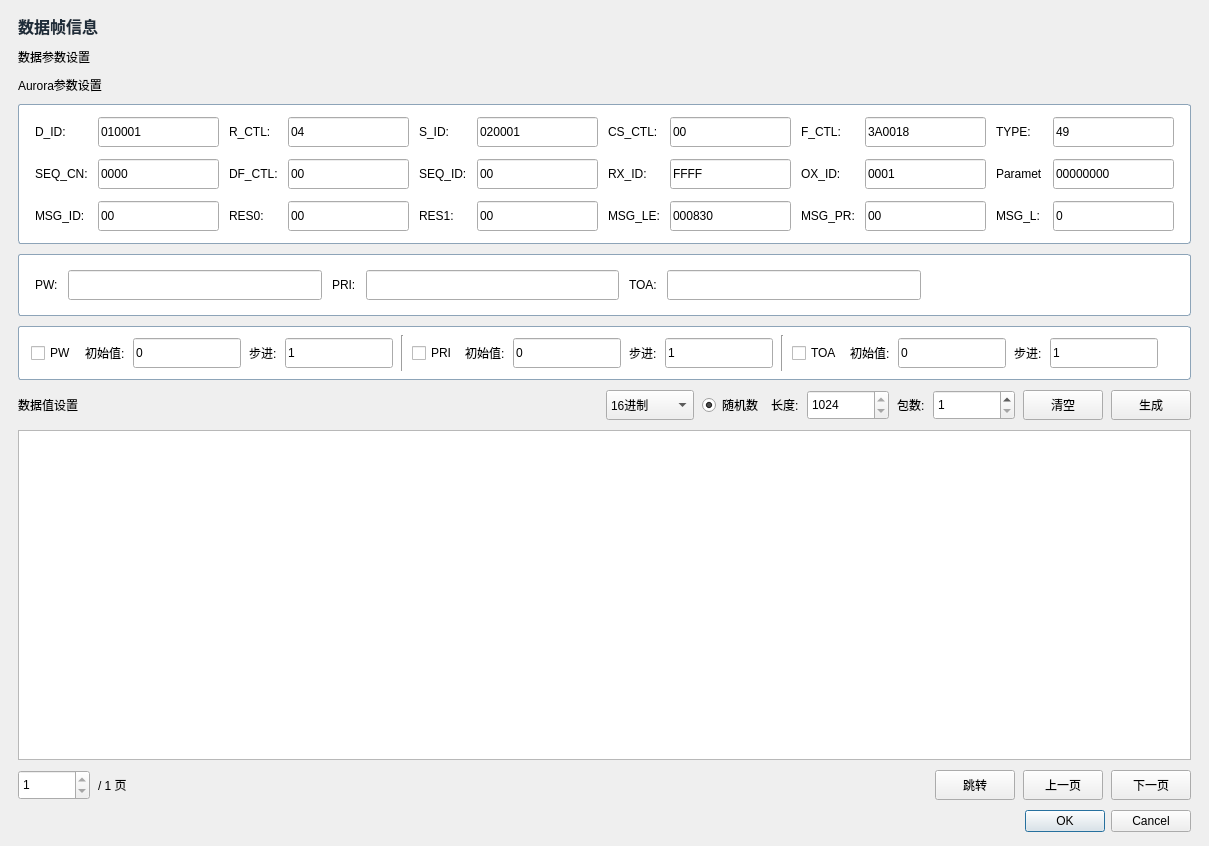
<?xml version="1.0" encoding="UTF-8"?>
<ui version="4.0">
 <class>AuroraFrameEditDialog</class>
 <widget class="QDialog" name="AuroraFrameEditDialog">
  <property name="minimumSize">
   <size>
    <width>1100</width>
    <height>720</height>
   </size>
  </property>
  <property name="windowTitle">
   <string>数据帧信息</string>
  </property>
  <property name="styleSheet">
   <string notr="true">QFrame#headerFrame,
QFrame#auroraParamSimpleFrame,
QFrame#sequenceParamFrame {
    background: #FFFFFF;
    border: 1px solid #8DA4B8;
    border-radius: 3px;
}
QLabel#dialogTitle {
    color: #1F2D3A;
    font-size: 16px;
    font-weight: 600;
}
QLabel#sectionTitle {
    color: #1F2D3A;
    font-size: 14px;
    font-weight: 600;
}</string>
  </property>
  <layout class="QVBoxLayout" name="rootLayout">
   <property name="spacing">
    <number>10</number>
   </property>
   <property name="leftMargin">
    <number>18</number>
   </property>
   <property name="topMargin">
    <number>14</number>
   </property>
   <property name="rightMargin">
    <number>18</number>
   </property>
   <property name="bottomMargin">
    <number>14</number>
   </property>
   <item>
    <widget class="QLabel" name="dialogTitle">
     <property name="text">
      <string>数据帧信息</string>
     </property>
    </widget>
   </item>
   <item>
    <widget class="QLabel" name="dataParamTitle">
     <property name="text">
      <string>数据参数设置</string>
     </property>
    </widget>
   </item>
   <item>
    <widget class="QLabel" name="headerSetTitle">
     <property name="text">
      <string>Aurora参数设置</string>
     </property>
    </widget>
   </item>
   <item>
    <widget class="QFrame" name="headerFrame">
     <property name="visible">
      <bool>false</bool>
     </property>
     <layout class="QGridLayout" name="headerGridLayout">
      <property name="horizontalSpacing">
       <number>10</number>
      </property>
      <property name="verticalSpacing">
       <number>12</number>
      </property>
      <property name="leftMargin">
       <number>16</number>
      </property>
      <property name="topMargin">
       <number>12</number>
      </property>
      <property name="rightMargin">
       <number>16</number>
      </property>
      <property name="bottomMargin">
       <number>12</number>
      </property>
      <item row="0" column="0">
       <widget class="QLabel" name="dIdLabel">
        <property name="text">
         <string>D_ID:</string>
        </property>
       </widget>
      </item>
      <item row="0" column="1">
       <widget class="QLineEdit" name="dIdEdit">
        <property name="minimumSize">
         <size>
          <width>88</width>
          <height>30</height>
         </size>
        </property>
        <property name="text">
         <string>010001</string>
        </property>
       </widget>
      </item>
      <item row="0" column="2">
       <widget class="QLabel" name="rCtlLabel">
        <property name="text">
         <string>R_CTL:</string>
        </property>
       </widget>
      </item>
      <item row="0" column="3">
       <widget class="QLineEdit" name="rCtlEdit">
        <property name="minimumSize">
         <size>
          <width>88</width>
          <height>30</height>
         </size>
        </property>
        <property name="text">
         <string>04</string>
        </property>
       </widget>
      </item>
      <item row="0" column="4">
       <widget class="QLabel" name="sIdLabel">
        <property name="text">
         <string>S_ID:</string>
        </property>
       </widget>
      </item>
      <item row="0" column="5">
       <widget class="QLineEdit" name="sIdEdit">
        <property name="minimumSize">
         <size>
          <width>88</width>
          <height>30</height>
         </size>
        </property>
        <property name="text">
         <string>020001</string>
        </property>
       </widget>
      </item>
      <item row="0" column="6">
       <widget class="QLabel" name="csCtlLabel">
        <property name="text">
         <string>CS_CTL:</string>
        </property>
       </widget>
      </item>
      <item row="0" column="7">
       <widget class="QLineEdit" name="csCtlEdit">
        <property name="minimumSize">
         <size>
          <width>88</width>
          <height>30</height>
         </size>
        </property>
        <property name="text">
         <string>00</string>
        </property>
       </widget>
      </item>
      <item row="0" column="8">
       <widget class="QLabel" name="fCtlLabel">
        <property name="text">
         <string>F_CTL:</string>
        </property>
       </widget>
      </item>
      <item row="0" column="9">
       <widget class="QLineEdit" name="fCtlEdit">
        <property name="minimumSize">
         <size>
          <width>88</width>
          <height>30</height>
         </size>
        </property>
        <property name="text">
         <string>3A0018</string>
        </property>
       </widget>
      </item>
      <item row="0" column="10">
       <widget class="QLabel" name="typeLabel">
        <property name="text">
         <string>TYPE:</string>
        </property>
       </widget>
      </item>
      <item row="0" column="11">
       <widget class="QLineEdit" name="typeEdit">
        <property name="minimumSize">
         <size>
          <width>88</width>
          <height>30</height>
         </size>
        </property>
        <property name="text">
         <string>49</string>
        </property>
       </widget>
      </item>
      <item row="1" column="0">
       <widget class="QLabel" name="seqCnLabel">
        <property name="text">
         <string>SEQ_CN:</string>
        </property>
       </widget>
      </item>
      <item row="1" column="1">
       <widget class="QLineEdit" name="seqCnEdit">
        <property name="minimumSize">
         <size>
          <width>88</width>
          <height>30</height>
         </size>
        </property>
        <property name="text">
         <string>0000</string>
        </property>
       </widget>
      </item>
      <item row="1" column="2">
       <widget class="QLabel" name="dfCtlLabel">
        <property name="text">
         <string>DF_CTL:</string>
        </property>
       </widget>
      </item>
      <item row="1" column="3">
       <widget class="QLineEdit" name="dfCtlEdit">
        <property name="minimumSize">
         <size>
          <width>88</width>
          <height>30</height>
         </size>
        </property>
        <property name="text">
         <string>00</string>
        </property>
       </widget>
      </item>
      <item row="1" column="4">
       <widget class="QLabel" name="seqIdLabel">
        <property name="text">
         <string>SEQ_ID:</string>
        </property>
       </widget>
      </item>
      <item row="1" column="5">
       <widget class="QLineEdit" name="seqIdEdit">
        <property name="minimumSize">
         <size>
          <width>88</width>
          <height>30</height>
         </size>
        </property>
        <property name="text">
         <string>00</string>
        </property>
       </widget>
      </item>
      <item row="1" column="6">
       <widget class="QLabel" name="rxIdLabel">
        <property name="text">
         <string>RX_ID:</string>
        </property>
       </widget>
      </item>
      <item row="1" column="7">
       <widget class="QLineEdit" name="rxIdEdit">
        <property name="minimumSize">
         <size>
          <width>88</width>
          <height>30</height>
         </size>
        </property>
        <property name="text">
         <string>FFFF</string>
        </property>
       </widget>
      </item>
      <item row="1" column="8">
       <widget class="QLabel" name="oxIdLabel">
        <property name="text">
         <string>OX_ID:</string>
        </property>
       </widget>
      </item>
      <item row="1" column="9">
       <widget class="QLineEdit" name="oxIdEdit">
        <property name="minimumSize">
         <size>
          <width>88</width>
          <height>30</height>
         </size>
        </property>
        <property name="text">
         <string>0001</string>
        </property>
       </widget>
      </item>
      <item row="1" column="10">
       <widget class="QLabel" name="parameterLabel">
        <property name="text">
         <string>Paramet</string>
        </property>
       </widget>
      </item>
      <item row="1" column="11">
       <widget class="QLineEdit" name="parameterEdit">
        <property name="minimumSize">
         <size>
          <width>88</width>
          <height>30</height>
         </size>
        </property>
        <property name="text">
         <string>00000000</string>
        </property>
       </widget>
      </item>
      <item row="2" column="0">
       <widget class="QLabel" name="msgIdLabel">
        <property name="text">
         <string>MSG_ID:</string>
        </property>
       </widget>
      </item>
      <item row="2" column="1">
       <widget class="QLineEdit" name="msgIdEdit">
        <property name="minimumSize">
         <size>
          <width>88</width>
          <height>30</height>
         </size>
        </property>
        <property name="text">
         <string>00</string>
        </property>
       </widget>
      </item>
      <item row="2" column="2">
       <widget class="QLabel" name="res0Label">
        <property name="text">
         <string>RES0:</string>
        </property>
       </widget>
      </item>
      <item row="2" column="3">
       <widget class="QLineEdit" name="res0Edit">
        <property name="minimumSize">
         <size>
          <width>88</width>
          <height>30</height>
         </size>
        </property>
        <property name="text">
         <string>00</string>
        </property>
       </widget>
      </item>
      <item row="2" column="4">
       <widget class="QLabel" name="res1Label">
        <property name="text">
         <string>RES1:</string>
        </property>
       </widget>
      </item>
      <item row="2" column="5">
       <widget class="QLineEdit" name="res1Edit">
        <property name="minimumSize">
         <size>
          <width>88</width>
          <height>30</height>
         </size>
        </property>
        <property name="text">
         <string>00</string>
        </property>
       </widget>
      </item>
      <item row="2" column="6">
       <widget class="QLabel" name="msgLeLabel">
        <property name="text">
         <string>MSG_LE:</string>
        </property>
       </widget>
      </item>
      <item row="2" column="7">
       <widget class="QLineEdit" name="msgLeEdit">
        <property name="minimumSize">
         <size>
          <width>88</width>
          <height>30</height>
         </size>
        </property>
        <property name="text">
         <string>000830</string>
        </property>
       </widget>
      </item>
      <item row="2" column="8">
       <widget class="QLabel" name="msgPrLabel">
        <property name="text">
         <string>MSG_PR:</string>
        </property>
       </widget>
      </item>
      <item row="2" column="9">
       <widget class="QLineEdit" name="msgPrEdit">
        <property name="minimumSize">
         <size>
          <width>88</width>
          <height>30</height>
         </size>
        </property>
        <property name="text">
         <string>00</string>
        </property>
       </widget>
      </item>
      <item row="2" column="10">
       <widget class="QLabel" name="msgLLabel">
        <property name="text">
         <string>MSG_L:</string>
        </property>
       </widget>
      </item>
      <item row="2" column="11">
       <widget class="QLineEdit" name="msgLEdit">
        <property name="minimumSize">
         <size>
          <width>88</width>
          <height>30</height>
         </size>
        </property>
        <property name="text">
         <string>0</string>
        </property>
       </widget>
      </item>
     </layout>
    </widget>
   </item>
   <item>
    <widget class="QFrame" name="auroraParamSimpleFrame">
     <property name="minimumSize">
      <size>
       <width>0</width>
       <height>62</height>
      </size>
     </property>
     <layout class="QHBoxLayout" name="auroraParamSimpleLayout">
      <property name="spacing">
       <number>10</number>
      </property>
      <property name="leftMargin">
       <number>16</number>
      </property>
      <property name="topMargin">
       <number>14</number>
      </property>
      <property name="rightMargin">
       <number>16</number>
      </property>
      <property name="bottomMargin">
       <number>14</number>
      </property>
      <item>
       <widget class="QLabel" name="pwLabel">
        <property name="text">
         <string>PW:</string>
        </property>
       </widget>
      </item>
      <item>
       <widget class="QLineEdit" name="pwEdit">
        <property name="minimumSize">
         <size>
          <width>110</width>
          <height>30</height>
         </size>
        </property>
       </widget>
      </item>
      <item>
       <widget class="QLabel" name="priLabel">
        <property name="text">
         <string>PRI:</string>
        </property>
       </widget>
      </item>
      <item>
       <widget class="QLineEdit" name="priEdit">
        <property name="minimumSize">
         <size>
          <width>110</width>
          <height>30</height>
         </size>
        </property>
       </widget>
      </item>
      <item>
       <widget class="QLabel" name="toaLabel">
        <property name="text">
         <string>TOA:</string>
        </property>
       </widget>
      </item>
      <item>
       <widget class="QLineEdit" name="toaEdit">
        <property name="minimumSize">
         <size>
          <width>110</width>
          <height>30</height>
         </size>
        </property>
       </widget>
      </item>
      <item>
       <spacer name="auroraParamSimpleSpacer">
        <property name="orientation">
         <enum>Qt::Horizontal</enum>
        </property>
        <property name="sizeHint" stdset="0">
         <size>
          <width>40</width>
          <height>20</height>
         </size>
        </property>
       </spacer>
      </item>
     </layout>
    </widget>
   </item>
   <item>
    <widget class="QFrame" name="sequenceParamFrame">
     <property name="minimumSize">
      <size>
       <width>0</width>
       <height>54</height>
      </size>
     </property>
     <layout class="QHBoxLayout" name="sequenceParamLayout">
      <property name="spacing">
       <number>8</number>
      </property>
      <property name="leftMargin">
       <number>12</number>
      </property>
      <property name="topMargin">
       <number>8</number>
      </property>
      <property name="rightMargin">
       <number>12</number>
      </property>
      <property name="bottomMargin">
       <number>8</number>
      </property>
      <item>
       <widget class="QCheckBox" name="pwSequenceCheckBox">
        <property name="text">
         <string>PW</string>
        </property>
       </widget>
      </item>
      <item>
       <widget class="QLabel" name="pwInitialValueLabel">
        <property name="text">
         <string>初始值:</string>
        </property>
       </widget>
      </item>
      <item>
       <widget class="QLineEdit" name="pwInitialValueEdit">
        <property name="minimumSize">
         <size>
          <width>82</width>
          <height>30</height>
         </size>
        </property>
        <property name="text">
         <string>0</string>
        </property>
       </widget>
      </item>
      <item>
       <widget class="QLabel" name="pwStepValueLabel">
        <property name="text">
         <string>步进:</string>
        </property>
       </widget>
      </item>
      <item>
       <widget class="QLineEdit" name="pwStepValueEdit">
        <property name="minimumSize">
         <size>
          <width>82</width>
          <height>30</height>
         </size>
        </property>
        <property name="text">
         <string>1</string>
        </property>
       </widget>
      </item>
      <item>
       <widget class="QFrame" name="sequenceSeparator1">
        <property name="frameShape">
         <enum>QFrame::VLine</enum>
        </property>
        <property name="frameShadow">
         <enum>QFrame::Sunken</enum>
        </property>
       </widget>
      </item>
      <item>
       <widget class="QCheckBox" name="priSequenceCheckBox">
        <property name="text">
         <string>PRI</string>
        </property>
       </widget>
      </item>
      <item>
       <widget class="QLabel" name="priInitialValueLabel">
        <property name="text">
         <string>初始值:</string>
        </property>
       </widget>
      </item>
      <item>
       <widget class="QLineEdit" name="priInitialValueEdit">
        <property name="minimumSize">
         <size>
          <width>82</width>
          <height>30</height>
         </size>
        </property>
        <property name="text">
         <string>0</string>
        </property>
       </widget>
      </item>
      <item>
       <widget class="QLabel" name="priStepValueLabel">
        <property name="text">
         <string>步进:</string>
        </property>
       </widget>
      </item>
      <item>
       <widget class="QLineEdit" name="priStepValueEdit">
        <property name="minimumSize">
         <size>
          <width>82</width>
          <height>30</height>
         </size>
        </property>
        <property name="text">
         <string>1</string>
        </property>
       </widget>
      </item>
      <item>
       <widget class="QFrame" name="sequenceSeparator2">
        <property name="frameShape">
         <enum>QFrame::VLine</enum>
        </property>
        <property name="frameShadow">
         <enum>QFrame::Sunken</enum>
        </property>
       </widget>
      </item>
      <item>
       <widget class="QCheckBox" name="toaSequenceCheckBox">
        <property name="text">
         <string>TOA</string>
        </property>
       </widget>
      </item>
      <item>
       <widget class="QLabel" name="toaInitialValueLabel">
        <property name="text">
         <string>初始值:</string>
        </property>
       </widget>
      </item>
      <item>
       <widget class="QLineEdit" name="toaInitialValueEdit">
        <property name="minimumSize">
         <size>
          <width>82</width>
          <height>30</height>
         </size>
        </property>
        <property name="text">
         <string>0</string>
        </property>
       </widget>
      </item>
      <item>
       <widget class="QLabel" name="toaStepValueLabel">
        <property name="text">
         <string>步进:</string>
        </property>
       </widget>
      </item>
      <item>
       <widget class="QLineEdit" name="toaStepValueEdit">
        <property name="minimumSize">
         <size>
          <width>82</width>
          <height>30</height>
         </size>
        </property>
        <property name="text">
         <string>1</string>
        </property>
       </widget>
      </item>
      <item>
       <spacer name="sequenceParamSpacer">
        <property name="orientation">
         <enum>Qt::Horizontal</enum>
        </property>
        <property name="sizeHint" stdset="0">
         <size>
          <width>20</width>
          <height>20</height>
         </size>
        </property>
       </spacer>
      </item>
     </layout>
    </widget>
   </item>
   <item>
    <layout class="QHBoxLayout" name="valueToolbarLayout">
     <property name="spacing">
      <number>8</number>
     </property>
     <item>
      <widget class="QLabel" name="valueTitle">
       <property name="text">
        <string>数据值设置</string>
       </property>
      </widget>
     </item>
     <item>
      <spacer name="valueToolbarSpacer">
       <property name="orientation">
        <enum>Qt::Horizontal</enum>
       </property>
       <property name="sizeHint" stdset="0">
        <size>
         <width>40</width>
         <height>20</height>
        </size>
       </property>
      </spacer>
     </item>
     <item>
      <widget class="QComboBox" name="baseCombo">
       <property name="minimumSize">
        <size>
         <width>88</width>
         <height>30</height>
        </size>
       </property>
       <item>
        <property name="text">
         <string>16进制</string>
        </property>
       </item>
       <item>
        <property name="text">
         <string>10进制</string>
        </property>
       </item>
      </widget>
     </item>
     <item>
      <widget class="QRadioButton" name="randomRadioButton">
       <property name="text">
        <string>随机数</string>
       </property>
       <property name="checked">
        <bool>true</bool>
       </property>
      </widget>
     </item>
     <item>
      <widget class="QLabel" name="lengthLabel">
       <property name="text">
        <string>长度:</string>
       </property>
      </widget>
     </item>
     <item>
      <widget class="QSpinBox" name="lengthSpinBox">
       <property name="minimumSize">
        <size>
         <width>82</width>
         <height>30</height>
        </size>
       </property>
       <property name="minimum">
        <number>1024</number>
       </property>
       <property name="maximum">
        <number>1024</number>
       </property>
       <property name="value">
        <number>1024</number>
       </property>
       <property name="readOnly">
        <bool>true</bool>
       </property>
      </widget>
     </item>
     <item>
      <widget class="QLabel" name="packetCountLabel">
       <property name="text">
        <string>包数:</string>
       </property>
      </widget>
     </item>
     <item>
      <widget class="QSpinBox" name="packetCountSpinBox">
       <property name="minimumSize">
        <size>
         <width>82</width>
         <height>30</height>
        </size>
       </property>
       <property name="minimum">
        <number>1</number>
       </property>
       <property name="maximum">
        <number>100000</number>
       </property>
       <property name="value">
        <number>1</number>
       </property>
      </widget>
     </item>
     <item>
      <widget class="QPushButton" name="clearButton">
       <property name="minimumSize">
        <size>
         <width>72</width>
         <height>30</height>
        </size>
       </property>
       <property name="text">
        <string>清空</string>
       </property>
      </widget>
     </item>
     <item>
      <widget class="QPushButton" name="generateButton">
       <property name="minimumSize">
        <size>
         <width>72</width>
         <height>30</height>
        </size>
       </property>
       <property name="text">
        <string>生成</string>
       </property>
      </widget>
     </item>
    </layout>
   </item>
   <item>
    <widget class="QTableWidget" name="valueTable">
     <property name="minimumSize">
      <size>
       <width>0</width>
       <height>330</height>
      </size>
     </property>
    </widget>
   </item>
   <item>
    <layout class="QHBoxLayout" name="valuePageLayout">
     <property name="spacing">
      <number>8</number>
     </property>
     <item>
      <widget class="QSpinBox" name="valuePageSpinBox">
       <property name="minimumSize">
        <size>
         <width>72</width>
         <height>30</height>
        </size>
       </property>
       <property name="minimum">
        <number>1</number>
       </property>
       <property name="maximum">
        <number>1</number>
       </property>
      </widget>
     </item>
     <item>
      <widget class="QLabel" name="valuePageCountLabel">
       <property name="text">
        <string>/ 1 页</string>
       </property>
      </widget>
     </item>
     <item>
      <spacer name="valuePageSpacer">
       <property name="orientation">
        <enum>Qt::Horizontal</enum>
       </property>
       <property name="sizeHint" stdset="0">
        <size>
         <width>40</width>
         <height>20</height>
        </size>
       </property>
      </spacer>
     </item>
     <item>
      <widget class="QPushButton" name="valueJumpButton">
       <property name="minimumSize">
        <size>
         <width>72</width>
         <height>30</height>
        </size>
       </property>
       <property name="text">
        <string>跳转</string>
       </property>
      </widget>
     </item>
     <item>
      <widget class="QPushButton" name="valuePrevButton">
       <property name="minimumSize">
        <size>
         <width>72</width>
         <height>30</height>
        </size>
       </property>
       <property name="text">
        <string>上一页</string>
       </property>
      </widget>
     </item>
     <item>
      <widget class="QPushButton" name="valueNextButton">
       <property name="minimumSize">
        <size>
         <width>72</width>
         <height>30</height>
        </size>
       </property>
       <property name="text">
        <string>下一页</string>
       </property>
      </widget>
     </item>
    </layout>
   </item>
   <item>
    <widget class="QDialogButtonBox" name="buttonBox">
     <property name="standardButtons">
      <set>QDialogButtonBox::Cancel|QDialogButtonBox::Ok</set>
     </property>
    </widget>
   </item>
  </layout>
 </widget>
 <resources/>
 <connections/>
</ui>
